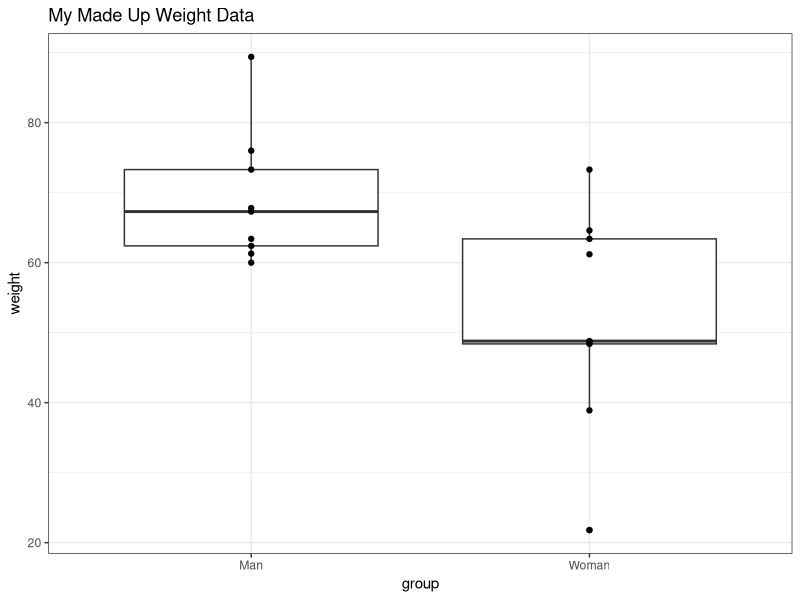

Write R code to recreate this figure.
## ---- chunk 1
suppressMessages(library(tidyverse))
suppressMessages(library(knitr))
## ---- chunk 2
# Data in two numeric vectors
women_weight <- c(38.9, 61.2, 73.3, 21.8, 63.4, 64.6, 48.4, 48.8, 48.5)
men_weight <- c(67.8, 60, 63.4, 76, 89.4, 73.3, 67.3, 61.3, 62.4) 
# Create a data frame
weight_data <- data.frame( 
                group = rep(c("Woman", "Man"), each = 9),
                weight = c(women_weight,  men_weight)
                )
## ---- chunk 3
2+2
6^6
mean(c(6, 9, 10, 15, 8, 3, 6))
## ---- chunk 4
weight_data[8:11,]
## ---- chunk 5
t.test(weight~group, weight_data)
## ---- chunk 6
ggplot(weight_data, aes(x = group, y = weight))+
  geom_boxplot()+geom_point()+theme_bw()+
  ggtitle("My Made Up Weight Data")
## ---- chunk 7
Age <- c(26, 24, 26)
Name <- c("Austin", "Jess", "Logan")
zoom_meeting_table <- data.frame(Name, Age)
zoom_meeting_table
## ---- chunk 8
head(weight_data, 4)
## ---- chunk 9
class(weight_data)
class(weight_data$group); class(weight_data$weight)
